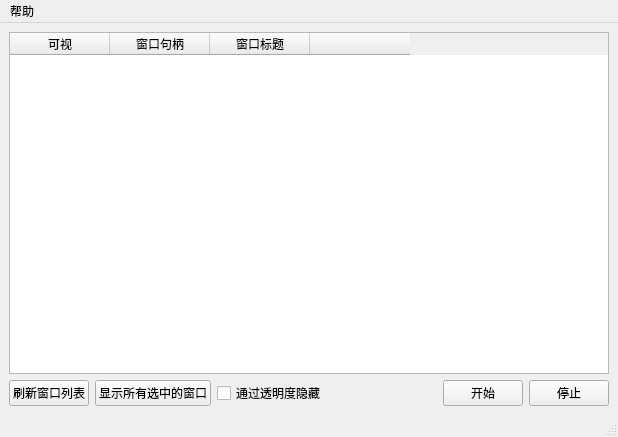
<?xml version="1.0" encoding="UTF-8"?>
<ui version="4.0">
 <class>MainWindow</class>
 <widget class="QMainWindow" name="MainWindow">
  <property name="geometry">
   <rect>
    <x>0</x>
    <y>0</y>
    <width>618</width>
    <height>437</height>
   </rect>
  </property>
  <property name="windowTitle">
   <string>CursorToggleWindow「代码见三」</string>
  </property>
  <property name="windowIcon">
   <iconset resource="CursorToggleWindow.qrc">
    <normaloff>:/img/Assets/32.ico</normaloff>:/img/Assets/32.ico</iconset>
  </property>
  <widget class="QWidget" name="centralwidget">
   <layout class="QVBoxLayout" name="verticalLayout">
    <item>
     <widget class="QTableWidget" name="tableWidgetWindowInfo">
      <property name="styleSheet">
       <string notr="true"/>
      </property>
      <property name="sortingEnabled">
       <bool>true</bool>
      </property>
      <column>
       <property name="text">
        <string>可视</string>
       </property>
      </column>
      <column>
       <property name="text">
        <string>窗口句柄</string>
       </property>
      </column>
      <column>
       <property name="text">
        <string>窗口标题</string>
       </property>
      </column>
      <column>
       <property name="text">
        <string/>
       </property>
      </column>
     </widget>
    </item>
    <item>
     <layout class="QHBoxLayout" name="horizontalLayout">
      <item>
       <widget class="QPushButton" name="pushButtonRefreshTableWidgetWindowInfo">
        <property name="text">
         <string>刷新窗口列表</string>
        </property>
       </widget>
      </item>
      <item>
       <widget class="QPushButton" name="pushButtonShowCheckedWindow">
        <property name="text">
         <string>显示所有选中的窗口</string>
        </property>
       </widget>
      </item>
      <item>
       <widget class="QCheckBox" name="checkBoxHideByTransparency">
        <property name="text">
         <string>通过透明度隐藏</string>
        </property>
       </widget>
      </item>
      <item>
       <spacer name="horizontalSpacer">
        <property name="orientation">
         <enum>Qt::Orientation::Horizontal</enum>
        </property>
        <property name="sizeHint" stdset="0">
         <size>
          <width>40</width>
          <height>20</height>
         </size>
        </property>
       </spacer>
      </item>
      <item>
       <widget class="QPushButton" name="pushButtonStart">
        <property name="text">
         <string>开始</string>
        </property>
       </widget>
      </item>
      <item>
       <widget class="QPushButton" name="pushButtonStop">
        <property name="text">
         <string>停止</string>
        </property>
       </widget>
      </item>
     </layout>
    </item>
   </layout>
  </widget>
  <widget class="QMenuBar" name="menubar">
   <property name="geometry">
    <rect>
     <x>0</x>
     <y>0</y>
     <width>618</width>
     <height>24</height>
    </rect>
   </property>
   <widget class="QMenu" name="menu">
    <property name="title">
     <string>帮助</string>
    </property>
    <addaction name="actionOpenWorkingDir"/>
    <addaction name="actionOpenAppDir"/>
    <addaction name="separator"/>
    <addaction name="actionOpenAboutDialog"/>
   </widget>
   <addaction name="menu"/>
  </widget>
  <widget class="QStatusBar" name="statusbar"/>
  <action name="actionOpenAppDir">
   <property name="text">
    <string>打开安装目录</string>
   </property>
  </action>
  <action name="actionOpenAboutDialog">
   <property name="text">
    <string>关于</string>
   </property>
  </action>
  <action name="actionOpenWorkingDir">
   <property name="text">
    <string>打开工作目录</string>
   </property>
  </action>
 </widget>
 <resources>
  <include location="CursorToggleWindow.qrc"/>
 </resources>
 <connections/>
</ui>
